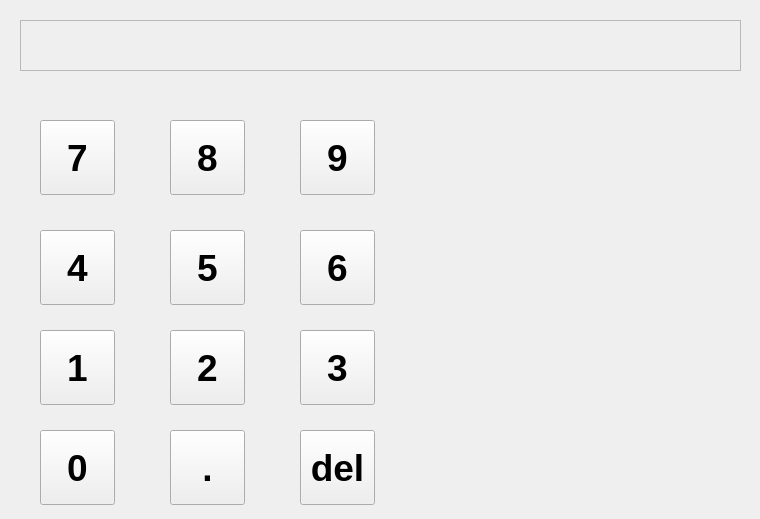
<?xml version="1.0" encoding="UTF-8"?>
<ui version="4.0">
 <class>MainWindow</class>
 <widget class="QMainWindow" name="MainWindow">
  <property name="geometry">
   <rect>
    <x>0</x>
    <y>0</y>
    <width>760</width>
    <height>519</height>
   </rect>
  </property>
  <property name="windowTitle">
   <string>MainWindow</string>
  </property>
  <widget class="QWidget" name="centralwidget">
   <widget class="QPlainTextEdit" name="Formula_Text">
    <property name="enabled">
     <bool>false</bool>
    </property>
    <property name="geometry">
     <rect>
      <x>20</x>
      <y>20</y>
      <width>721</width>
      <height>51</height>
     </rect>
    </property>
    <property name="font">
     <font>
      <pointsize>16</pointsize>
     </font>
    </property>
   </widget>
   <widget class="QPushButton" name="Button_0">
    <property name="geometry">
     <rect>
      <x>40</x>
      <y>430</y>
      <width>75</width>
      <height>75</height>
     </rect>
    </property>
    <property name="font">
     <font>
      <family>Arial</family>
      <pointsize>28</pointsize>
      <weight>75</weight>
      <bold>true</bold>
     </font>
    </property>
    <property name="text">
     <string>0</string>
    </property>
   </widget>
   <widget class="QPushButton" name="Button_1">
    <property name="geometry">
     <rect>
      <x>40</x>
      <y>330</y>
      <width>75</width>
      <height>75</height>
     </rect>
    </property>
    <property name="font">
     <font>
      <family>Arial</family>
      <pointsize>28</pointsize>
      <weight>75</weight>
      <bold>true</bold>
     </font>
    </property>
    <property name="text">
     <string>1</string>
    </property>
   </widget>
   <widget class="QPushButton" name="Button_2">
    <property name="geometry">
     <rect>
      <x>170</x>
      <y>330</y>
      <width>75</width>
      <height>75</height>
     </rect>
    </property>
    <property name="font">
     <font>
      <family>Arial</family>
      <pointsize>28</pointsize>
      <weight>75</weight>
      <bold>true</bold>
     </font>
    </property>
    <property name="text">
     <string>2</string>
    </property>
   </widget>
   <widget class="QPushButton" name="Button_3">
    <property name="geometry">
     <rect>
      <x>300</x>
      <y>330</y>
      <width>75</width>
      <height>75</height>
     </rect>
    </property>
    <property name="font">
     <font>
      <family>Arial</family>
      <pointsize>28</pointsize>
      <weight>75</weight>
      <bold>true</bold>
     </font>
    </property>
    <property name="text">
     <string>3</string>
    </property>
   </widget>
   <widget class="QPushButton" name="Button_4">
    <property name="geometry">
     <rect>
      <x>40</x>
      <y>230</y>
      <width>75</width>
      <height>75</height>
     </rect>
    </property>
    <property name="font">
     <font>
      <family>Arial</family>
      <pointsize>28</pointsize>
      <weight>75</weight>
      <bold>true</bold>
     </font>
    </property>
    <property name="text">
     <string>4</string>
    </property>
   </widget>
   <widget class="QPushButton" name="Button_5">
    <property name="geometry">
     <rect>
      <x>170</x>
      <y>230</y>
      <width>75</width>
      <height>75</height>
     </rect>
    </property>
    <property name="font">
     <font>
      <family>Arial</family>
      <pointsize>28</pointsize>
      <weight>75</weight>
      <bold>true</bold>
     </font>
    </property>
    <property name="text">
     <string>5</string>
    </property>
   </widget>
   <widget class="QPushButton" name="Button_6">
    <property name="geometry">
     <rect>
      <x>300</x>
      <y>230</y>
      <width>75</width>
      <height>75</height>
     </rect>
    </property>
    <property name="font">
     <font>
      <family>Arial</family>
      <pointsize>28</pointsize>
      <weight>75</weight>
      <bold>true</bold>
     </font>
    </property>
    <property name="text">
     <string>6</string>
    </property>
   </widget>
   <widget class="QPushButton" name="Button_7">
    <property name="geometry">
     <rect>
      <x>40</x>
      <y>120</y>
      <width>75</width>
      <height>75</height>
     </rect>
    </property>
    <property name="font">
     <font>
      <family>Arial</family>
      <pointsize>28</pointsize>
      <weight>75</weight>
      <bold>true</bold>
     </font>
    </property>
    <property name="text">
     <string>7</string>
    </property>
   </widget>
   <widget class="QPushButton" name="Button_8">
    <property name="geometry">
     <rect>
      <x>170</x>
      <y>120</y>
      <width>75</width>
      <height>75</height>
     </rect>
    </property>
    <property name="font">
     <font>
      <family>Arial</family>
      <pointsize>28</pointsize>
      <weight>75</weight>
      <bold>true</bold>
     </font>
    </property>
    <property name="text">
     <string>8</string>
    </property>
   </widget>
   <widget class="QPushButton" name="Button_9">
    <property name="geometry">
     <rect>
      <x>300</x>
      <y>120</y>
      <width>75</width>
      <height>75</height>
     </rect>
    </property>
    <property name="font">
     <font>
      <family>Arial</family>
      <pointsize>28</pointsize>
      <weight>75</weight>
      <bold>true</bold>
     </font>
    </property>
    <property name="text">
     <string>9</string>
    </property>
   </widget>
   <widget class="QPushButton" name="Button_dot">
    <property name="geometry">
     <rect>
      <x>170</x>
      <y>430</y>
      <width>75</width>
      <height>75</height>
     </rect>
    </property>
    <property name="font">
     <font>
      <family>Arial</family>
      <pointsize>28</pointsize>
      <weight>75</weight>
      <bold>true</bold>
     </font>
    </property>
    <property name="text">
     <string>.</string>
    </property>
   </widget>
   <widget class="QPushButton" name="Button_dot_2">
    <property name="geometry">
     <rect>
      <x>300</x>
      <y>430</y>
      <width>75</width>
      <height>75</height>
     </rect>
    </property>
    <property name="font">
     <font>
      <family>Arial</family>
      <pointsize>28</pointsize>
      <weight>75</weight>
      <bold>true</bold>
     </font>
    </property>
    <property name="text">
     <string>del</string>
    </property>
   </widget>
  </widget>
 </widget>
 <resources/>
 <connections/>
</ui>
